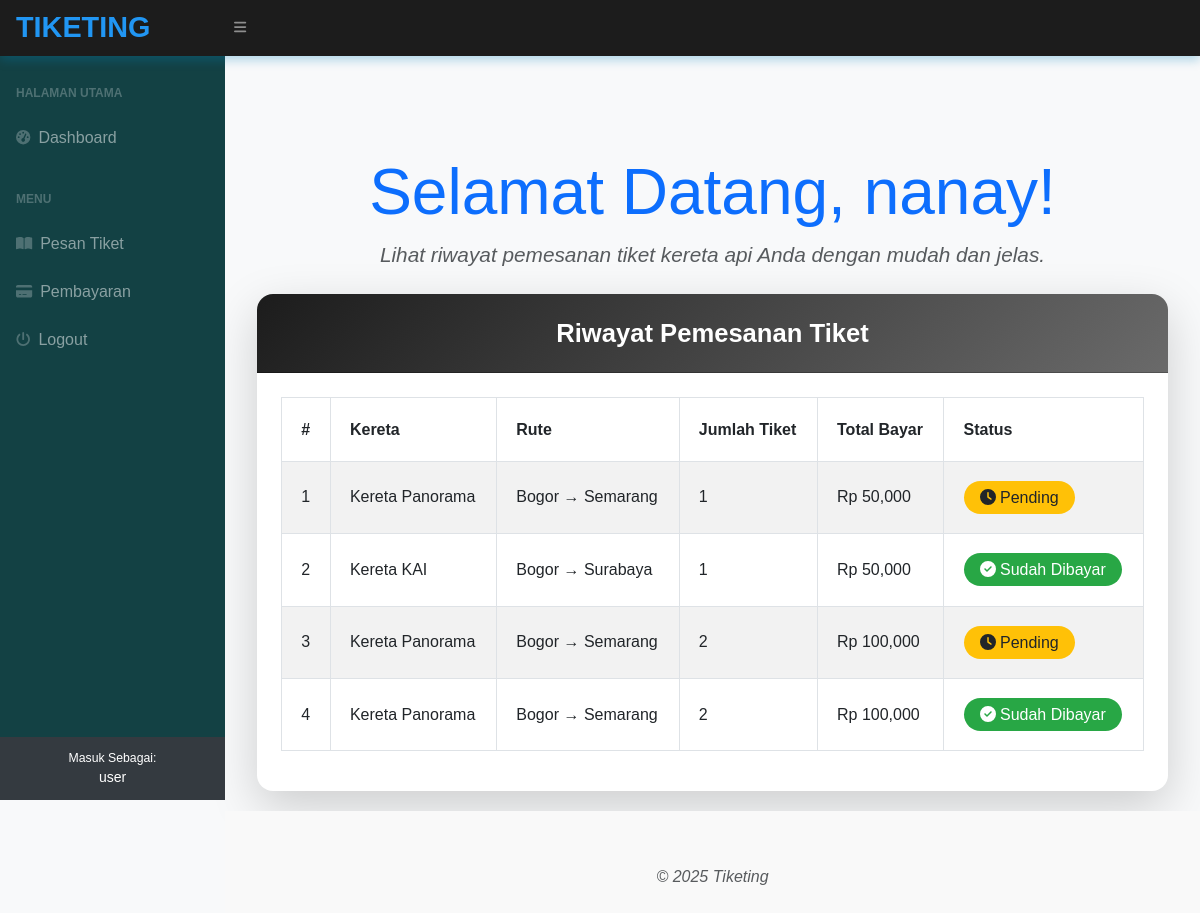
/index.php (signed in), run on the app's committed database.
### tables this page shows
CREATE TABLE `pemesanan` (
  `id_pemesanan` int NOT NULL,
  `id_user` int NOT NULL,
  `id_jadwal` int NOT NULL,
  `jumlah_tiket` int NOT NULL,
  `total_bayar` decimal(10,0) NOT NULL,
  `status_bayar` enum('gagal','berhasil','pending') NOT NULL,
  `waktu_pemesanan` timestamp NOT NULL
);

CREATE TABLE `kereta` (
  `id_kereta` int NOT NULL,
  `nama_kereta` varchar(100) NOT NULL,
  `jenis` enum('ekonomi','bisnis','eksekutif') NOT NULL,
  `kapasitas` int NOT NULL
);

CREATE TABLE `jadwal` (
  `id_jadwal` int NOT NULL,
  `id_kereta` int NOT NULL,
  `asal` varchar(50) NOT NULL,
  `tujuan` varchar(50) NOT NULL,
  `waktu_berangkat` time NOT NULL,
  `waktu_tiba` time NOT NULL,
  `harga` decimal(10,0) NOT NULL
);

### home.php (the view, shortened to what this page needs)
<?php
include 'koneksi.php';
$id_user = $_SESSION['user']['id_user'];
$tiket = mysqli_query($koneksi, "
    SELECT p.*, j.asal, j.tujuan, k.nama_kereta
    FROM pemesanan p
    JOIN jadwal j ON p.id_jadwal = j.id_jadwal
    JOIN kereta k ON j.id_kereta = k.id_kereta
    WHERE p.id_user = '$id_user'
    ORDER BY p.id_pemesanan DESC
");
?>
<!DOCTYPE html>
<html lang="id">
<head>
    <link href="https://cdn.jsdelivr.net/npm/bootstrap@5.3.0-alpha1/dist/css/bootstrap.min.css" rel="stylesheet">
    <link href="https://cdnjs.cloudflare.com/ajax/libs/font-awesome/5.15.3/css/all.min.css" rel="stylesheet">
</head>
<body>
<div class="container mt-5">
    <div class="text-center mb-4">
        <h2 class="display-3 text-primary font-weight-bold">Selamat Datang, <?= $_SESSION['user']['nama']; ?>!</h2>
        <p class="lead text-muted">Lihat riwayat pemesanan tiket kereta api Anda dengan mudah dan jelas.</p>
    </div>
    <div class="card shadow-lg border-0 rounded-4 overflow-hidden">
        <div class="card-header">
            Riwayat Pemesanan Tiket
        </div>
        <div class="card-body p-4 table-responsive">
            <table class="table table-hover table-bordered table-striped">
                <thead class="thead-light">
                    <tr>
                        <th>#</th>
                        <th>Kereta</th>
                        <th>Rute</th>
                        <th>Jumlah Tiket</th>
                        <th>Total Bayar</th>
                        <th>Status</th>
                    </tr>
                </thead>
                <tbody>
                    <?php if(mysqli_num_rows($tiket) > 0):
                        $no = 1;
                        while($row = mysqli_fetch_assoc($tiket)): ?>
                        <tr class="table-row">
                            <td><?= $no++; ?></td>
                            <td><?= $row['nama_kereta']; ?></td>
                            <td><?= $row['asal']; ?> → <?= $row['tujuan']; ?></td>
                            <td><?= $row['jumlah_tiket']; ?></td>
                            <td>Rp <?= number_format($row['total_bayar']); ?></td>
                            <td>
                                <?php if($row['status_bayar'] == 'berhasil'): ?>
                                    <span class="badge bg-success"><i class="fas fa-check-circle"></i> Sudah Dibayar</span>
                                <?php else: ?>
                                    <span class="badge bg-warning text-dark"><i class="fas fa-clock"></i> Pending</span>
                                <?php endif; ?>
                            </td>
                        </tr>
                    <?php endwhile; else: ?>
                        <tr>
                            <td colspan="6" class="text-center text-muted">Belum ada tiket yang dipesan.</td>
                        </tr>
                    <?php endif; ?>
                </tbody>
            </table>
        </div>
    </div>
</div>
</body>
</html>

### index.php (style rules this page uses)
body { background:rgb(15, 132, 140); font-family: 'Arial', sans-serif; color: #333; }
.card { background: #ffffff; border-radius: 1rem; box-shadow: 0 4px 8px rgba(0, 0, 0, 0.27); transition: 0.3s ease-in-out; }
.card-header { background: linear-gradient(45deg,rgb(19, 93, 143), #8e44ad); color: white; text-align: center; padding: 15px; }

### home.php (style rules this page uses)
body { background-color: #f8f9fa; font-family: 'Arial', sans-serif; }
.container { max-width: 1200px; padding: 20px; }
.card { border-radius: 12px; box-shadow: 0 10px 30px rgba(0, 0, 0, 0.1); transition: transform 0.3s ease, box-shadow 0.3s ease; }
.card-header { background: linear-gradient(135deg, #1c1c1c, #6a6a6a); color: #fff; font-size: 1.6rem; font-weight: 600; text-align: center; padding: 20px; }
.table th, .table td { vertical-align: middle; font-size: 1rem; padding: 1.2rem; }
.badge { font-size: 1rem; padding: 0.5rem 1rem; border-radius: 20px; font-weight: 500; }
.badge.bg-success { background-color: #28a745 !important; }
.badge.bg-warning { background-color: #ffc107 !important; }
.lead { font-size: 1.3rem; font-weight: 300; }
.text-muted { font-style: italic; }

### data on the page
pemesanan: kereta.nama_kereta "Kereta Panorama", id_jadwal.asal "Bogor", id_jadwal.tujuan "Semarang", jumlah_tiket "1", total_bayar "50,000", status_bayar "pending" (drawn)
pemesanan: kereta.nama_kereta "Kereta KAI", id_jadwal.asal "Bogor", id_jadwal.tujuan "Surabaya", jumlah_tiket "1", total_bayar "50,000", status_bayar "berhasil" (drawn)
pemesanan: kereta.nama_kereta "Kereta Panorama", id_jadwal.asal "Bogor", id_jadwal.tujuan "Semarang", jumlah_tiket "2", total_bayar "100,000", status_bayar "pending" (drawn)
pemesanan: kereta.nama_kereta "Kereta Panorama", id_jadwal.asal "Bogor", id_jadwal.tujuan "Semarang", jumlah_tiket "2", total_bayar "100,000", status_bayar "berhasil" (drawn)

### other printed values
$_SESSION['user']['role'] "user"
$_SESSION['user']['nama'] "nanay"
